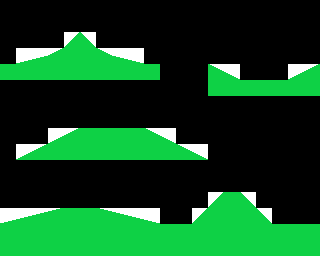

This is a level from a 2D game, rendered from its Tiled map with the project's own tilesets. A one-line summary and the complete map file follow:
An orthogonal 20x16 tile map with 16x16 px tiles, 1 tile layer (Tile Layer 1).

<map version="1.5" tiledversion="1.7.2" orientation="orthogonal" renderorder="right-down" width="20" height="16" tilewidth="16" tileheight="16" infinite="0" nextlayerid="2" nextobjectid="1">
 <editorsettings>
  <export target="map.json" format="json" />
 </editorsettings>
 <tileset firstgid="1" name="tileset" tilewidth="16" tileheight="16" tilecount="16" columns="8">
  <image source="tileset.png" width="128" height="32" />
  <tile id="0">
   <properties>
    <property name="b" type="int" value="0" />
    <property name="collides" type="bool" value="true" />
    <property name="m" type="float" value="0" />
   </properties>
  </tile>
  <tile id="1">
   <properties>
    <property name="b" type="int" value="15" />
    <property name="collides" type="bool" value="true" />
    <property name="m" type="float" value="-1" />
   </properties>
  </tile>
  <tile id="2">
   <properties>
    <property name="b" type="int" value="0" />
    <property name="collides" type="bool" value="true" />
    <property name="m" type="float" value="0" />
   </properties>
  </tile>
  <tile id="3">
   <properties>
    <property name="b" type="int" value="15" />
    <property name="collides" type="bool" value="true" />
    <property name="m" type="float" value="-0.5" />
   </properties>
  </tile>
  <tile id="4">
   <properties>
    <property name="b" type="int" value="7" />
    <property name="collides" type="bool" value="true" />
    <property name="m" type="float" value="-0.5" />
   </properties>
  </tile>
  <tile id="5">
   <properties>
    <property name="b" type="int" value="0" />
    <property name="collides" type="bool" value="true" />
    <property name="m" type="float" value="0.5" />
   </properties>
  </tile>
  <tile id="6">
   <properties>
    <property name="b" type="int" value="8" />
    <property name="collides" type="bool" value="true" />
    <property name="m" type="float" value="0.5" />
   </properties>
  </tile>
  <tile id="8">
   <properties>
    <property name="b" type="int" value="15" />
    <property name="collides" type="bool" value="true" />
    <property name="m" type="float" value="-0.25" />
   </properties>
  </tile>
  <tile id="9">
   <properties>
    <property name="b" type="int" value="11" />
    <property name="collides" type="bool" value="true" />
    <property name="m" type="float" value="-0.25" />
   </properties>
  </tile>
  <tile id="10">
   <properties>
    <property name="b" type="int" value="7" />
    <property name="collides" type="bool" value="true" />
    <property name="m" type="float" value="-0.25" />
   </properties>
  </tile>
  <tile id="11">
   <properties>
    <property name="b" type="int" value="3" />
    <property name="collides" type="bool" value="true" />
    <property name="m" type="float" value="-0.25" />
   </properties>
  </tile>
  <tile id="12">
   <properties>
    <property name="b" type="int" value="0" />
    <property name="collides" type="bool" value="true" />
    <property name="m" type="float" value="0.25" />
   </properties>
  </tile>
  <tile id="13">
   <properties>
    <property name="b" type="int" value="4" />
    <property name="collides" type="bool" value="true" />
    <property name="m" type="float" value="0.25" />
   </properties>
  </tile>
  <tile id="14">
   <properties>
    <property name="b" type="int" value="8" />
    <property name="collides" type="bool" value="true" />
    <property name="m" type="float" value="0.25" />
   </properties>
  </tile>
  <tile id="15">
   <properties>
    <property name="b" type="int" value="12" />
    <property name="collides" type="bool" value="true" />
    <property name="m" type="float" value="0.25" />
   </properties>
  </tile>
 </tileset>
 <layer id="1" name="Tile Layer 1" width="20" height="16">
  <data encoding="csv">
0,0,0,0,0,0,0,0,0,0,0,0,0,0,0,0,0,0,0,0,
0,0,0,0,0,0,0,0,0,0,0,0,0,0,0,0,0,0,0,0,
0,0,0,0,2,3,0,0,0,0,0,0,0,0,0,0,0,0,0,0,
0,9,10,5,1,1,6,15,16,0,0,0,0,0,0,0,0,0,0,0,
1,1,1,1,1,1,1,1,1,1,0,0,0,6,7,0,0,0,4,5,
0,0,0,0,0,0,0,0,0,0,0,0,0,1,1,1,1,1,1,1,
0,0,0,0,0,0,0,0,0,0,0,0,0,0,0,0,0,0,0,0,
0,0,0,0,0,0,0,0,0,0,0,0,0,0,0,0,0,0,0,0,
0,0,0,4,5,1,1,1,1,6,7,0,0,0,0,0,0,0,0,0,
0,4,5,1,1,1,1,1,1,1,1,6,7,0,0,0,0,0,0,0,
0,0,0,0,0,0,0,0,0,0,0,0,0,0,0,0,0,0,0,0,
0,0,0,0,0,0,0,0,0,0,0,0,0,0,0,0,0,0,0,0,
0,0,0,0,0,0,0,0,0,0,0,0,0,2,1,3,0,0,0,0,
9,10,11,12,1,1,13,14,15,16,0,0,2,1,1,1,3,0,0,0,
1,1,1,1,1,1,1,1,1,1,1,1,1,1,1,1,1,1,1,1,
1,1,1,1,1,1,1,1,1,1,1,1,1,1,1,1,1,1,1,1
</data>
 </layer>
</map>